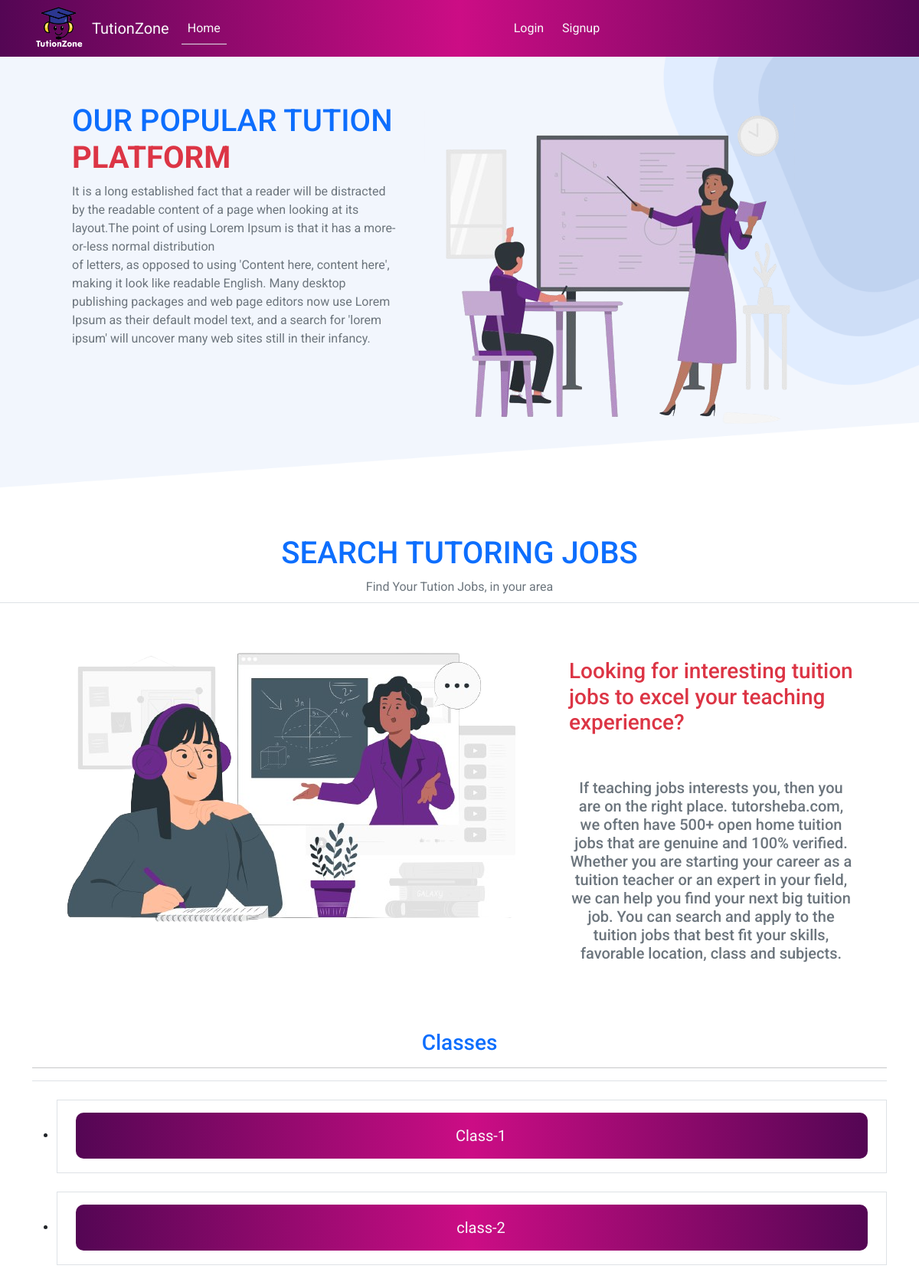
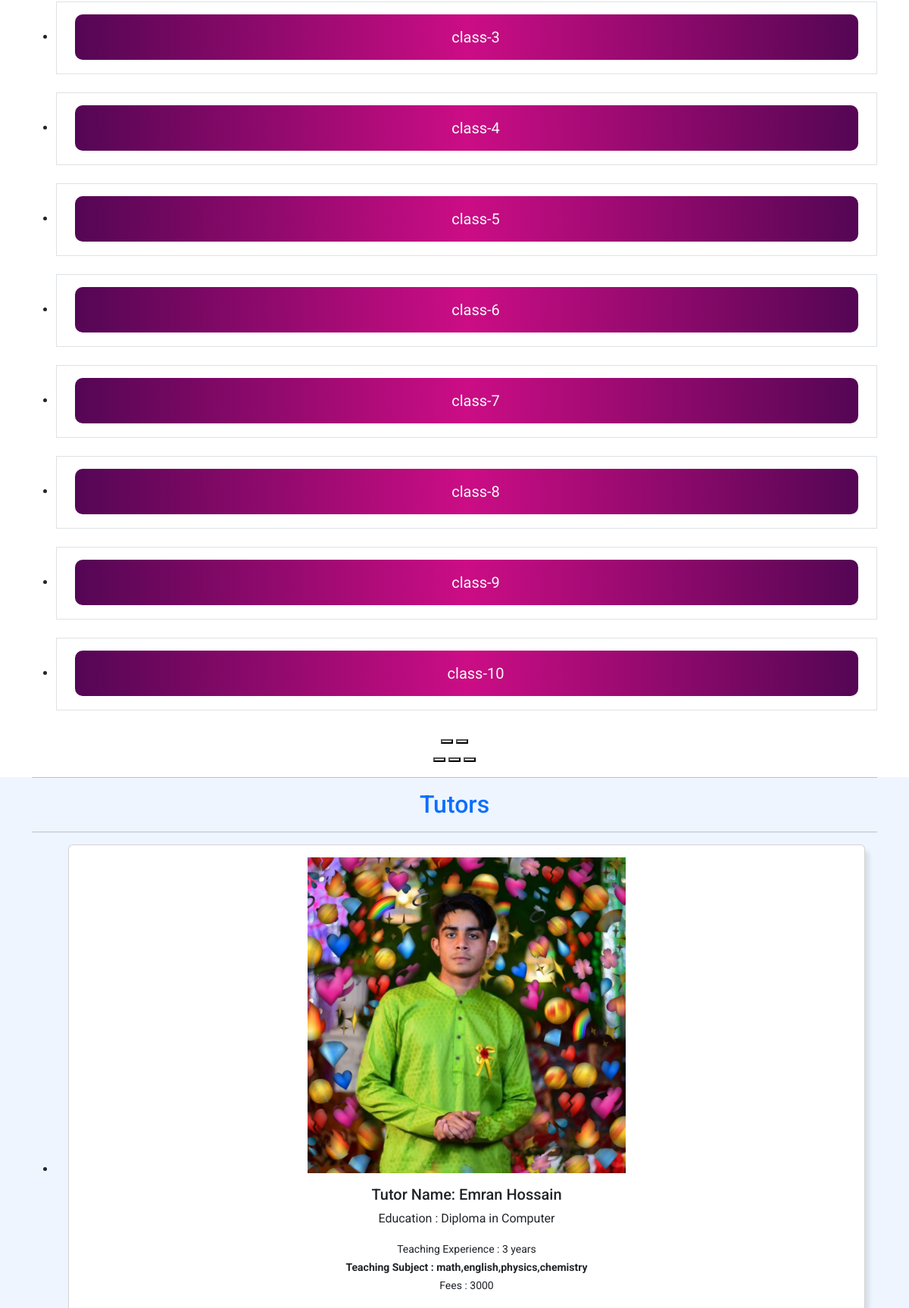
Screenshot of /category/class-4/ (upper part) with the database file from the repository (2 pictures, top to bottom).
### categorybyclasses/models.py (models this page shows, shortened)
class CategoryByClasses(models.Model):
    name = models.CharField(max_length =30)
    slug = models.SlugField(max_length =40)

### tution/models.py (models this page shows, shortened)
class AddTutors(models.Model):
    user = models.ForeignKey(User,on_delete =models.CASCADE,related_name ='tutor')
    name =models.CharField(max_length=50)
    image = models.ImageField(upload_to="tution/image/")
    class_category = models.ManyToManyField(CategoryByClasses)
    education = models.CharField(max_length=100)
    teaching_experience = models.CharField(max_length =20)
    fee =models.CharField(max_length=10)
    subject = models.CharField(max_length=50)
    number =models.CharField(max_length=12)

### tutionzone/views.py (the view)
# urls.py: 2. Add a URL to urlpatterns:  path('', views.home, name='home')
def home(request ,Category_slug =None):
    data = AddTutors.objects.all()
    form = CategoryByClasses.objects.all()
    if Category_slug is not None:
        class_category = CategoryByClasses.objects.get(slug = Category_slug)
        data = AddTutors.objects.filter(class_category=class_category)
    return render(request, 'home.html',{'data':data , 'category':form})

### templates/home.html (shortened to what this page needs)
{% extends "base.html" %}
{% load static %}
{% block content %}
<div style="background-image: url({% static 'bg.PNG'%});
background-size: cover;
background-position: center;
background-repeat: no-repeat;
width: 100%;
">
  <div class="top-part  p-5 mb-5  container d-flex justify-content-between">
      <div class="top-part1 p-3">
          <h1 class="text-primary ">OUR POPULAR TUTION <strong class='text-danger'>PLATFORM</strong> </h1>
          <p class="text-secondary ">It is a long established fact that a reader will be distracted by the readable content of a page when looking at its layout.The point of using Lorem Ipsum is that it has a more-or-less normal distribution <br> of letters, as opposed to using 'Content here, content here', making it look like readable English. Many desktop publishing packages and web page editors now use Lorem Ipsum as their default model text, and a search for 'lorem ipsum' will uncover many web sites still in their infancy.  </p>
      </div>
      <div class="top-part2 p-3">
          <img class="bouncing-image " src="{% static 'tution.png' %}" alt="tution-img" />
      </div>
  </div>
</div>
<div class="">
  <h1 class="text-primary  text-center">SEARCH TUTORING JOBS</h1>
    <p class="text-secondary text-center border-bottom pb-2 ">Find Your Tution Jobs, in your area</p>
    <div class="jobs-part container d-flex justify-content-between p-2">
          <div>
            <img class="bouncing-image p-3" src="{% static 'jobs.png' %}" alt="tution-img" />
          </div>
        <div>
            <h3 class="text-danger ps-5 mt-5">Looking for interesting tuition jobs to excel your teaching experience?</h3>
            <p class="text-secondary p-5 h5 text-center">If teaching jobs interests you, then you are on the right place. tutorsheba.com, we often have 500+ open home tuition jobs that are genuine and 100% verified. Whether you are starting your career as a tuition teacher or an expert in your field, we can help you find your next big tuition job. You can search and apply to the tuition jobs that best fit your skills, favorable location, class and subjects.</p>
        </div>
    </div>
  </div>
<div class=" container text-center mt-4">
    <h3 class="text-primary"> Classes</h3><hr>
    <div class="swiffy-slider slider-item-show4 slider-item-reveal pt-4 border-top slider-nav-round slider-nav-dark">
      <ul class="slider-container">
        {% for dt in category %}
          <li class="border text-center p-3 mb-4">
              <div class="form-check   mx-2 " style="background: linear-gradient(90deg,#540654,#cc0d85 50%,#540654 100%,#00d4ff 0); border-radius:10px;">
                  <label class="form-check-label p-2" for="{{dt.id}}">
                      <b><a href="{% url 'Category_slug' dt.slug %}" style="font-size:20px;" class="btn text-light ">{{dt.name}}</a></b>
                  </label>
              </div>
            </li>
        {% endfor %}
      </ul>
      <button type="button" class="slider-nav"></button>
      <button type="button" class="slider-nav slider-nav-next"></button>
      <div class="slider-indicators">
        <button class="active"></button>
        <button></button>
        <button></button>
      </div>
    </div>
</div>
<div style="background:#EEF5FF;">
  <div class="swiffy-slider slider-item-show3 slider-nav-round slider-nav-outside container border-bottom pb-5">
      <hr>
      <h2 class='text-center text-primary '>Tutors</h2>
      <hr>
      <ul class="slider-container">
          {% for dt in data %}
              <li class='m-auto text-center'>
                  <div class="card box-shadows  mx-3 pt-3 text-dark">
                      <img src="{{dt.image.url}}" class="card-img-top m-auto rounded-0 " alt="car-image" style="max-width: 40%;height: 20%;">
                      <div class="card-body  ">
                          <h5 class="card-title">Tutor Name: {{dt.name}}</h5>
                          <p class="card-text title ">Education : {{dt.education}}</p>
                          <small>Teaching Experience : {{dt.teaching_experience}}</small><br>
                          <small> <b> Teaching Subject : {{dt.subject}} </b></small><br>
                          <small>Fees : {{dt.fee}}</small>
                          <br>
                          <br>
                      </div>
                  </div>
              </li>
          {% endfor %}
      </ul>
  </div>
</div>
{% endblock content %}

### static/style.css (style rules this page uses)
body { margin: 0; padding: 0; }

### templates/base.html (style rules this page uses)
body { font-family: 'Montserrat', sans-serif; font-family: 'Roboto', sans-serif; }

### templates/home.html (style rules this page uses)
.bouncing-image { animation: bounce 1s infinite; }
.box-shadows { box-shadow: 5px 8px 6px rgba(0, 0, 0, 0.1); }

### rows the page displays
CategoryByClasses: name "Class-1"
CategoryByClasses: name "class-2"
CategoryByClasses: name "class-3"
CategoryByClasses: name "class-4"
CategoryByClasses: name "class-5"
CategoryByClasses: name "class-6"
CategoryByClasses: name "class-7"
CategoryByClasses: name "class-8"
CategoryByClasses: name "class-9"
CategoryByClasses: name "class-10"
AddTutors: image (picture), name "Emran Hossain", education "Diploma in Computer", teaching_experience "3 years", subject "math,english,physics,chemistry", fee "3000"
